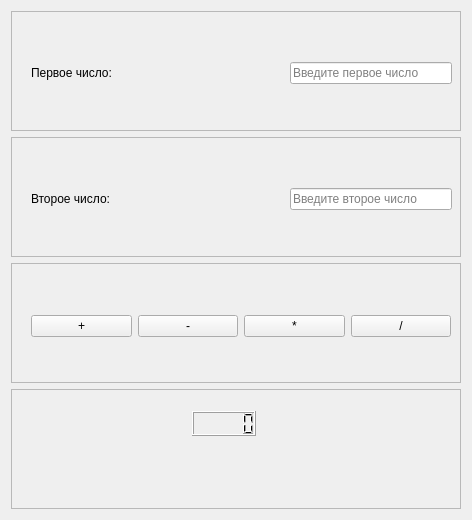
<?xml version="1.0" encoding="UTF-8"?>
<ui version="4.0">
 <class>Form</class>
 <widget class="QWidget" name="Form">
  <property name="geometry">
   <rect>
    <x>0</x>
    <y>0</y>
    <width>468</width>
    <height>516</height>
   </rect>
  </property>
  <property name="minimumSize">
   <size>
    <width>0</width>
    <height>0</height>
   </size>
  </property>
  <property name="maximumSize">
   <size>
    <width>468</width>
    <height>516</height>
   </size>
  </property>
  <property name="windowTitle">
   <string>Form</string>
  </property>
  <layout class="QVBoxLayout" name="verticalLayout">
   <item>
    <widget class="QFrame" name="frame">
     <property name="minimumSize">
      <size>
       <width>450</width>
       <height>120</height>
      </size>
     </property>
     <property name="maximumSize">
      <size>
       <width>16777215</width>
       <height>16777215</height>
      </size>
     </property>
     <property name="frameShape">
      <enum>QFrame::Shape::StyledPanel</enum>
     </property>
     <property name="frameShadow">
      <enum>QFrame::Shadow::Raised</enum>
     </property>
     <widget class="QWidget" name="">
      <property name="geometry">
       <rect>
        <x>20</x>
        <y>50</y>
        <width>421</width>
        <height>24</height>
       </rect>
      </property>
      <layout class="QHBoxLayout" name="horizontalLayout">
       <item>
        <widget class="QLabel" name="label">
         <property name="minimumSize">
          <size>
           <width>90</width>
           <height>0</height>
          </size>
         </property>
         <property name="text">
          <string>Первое число:</string>
         </property>
        </widget>
       </item>
       <item>
        <spacer name="horizontalSpacer">
         <property name="orientation">
          <enum>Qt::Orientation::Horizontal</enum>
         </property>
         <property name="sizeHint" stdset="0">
          <size>
           <width>40</width>
           <height>20</height>
          </size>
         </property>
        </spacer>
       </item>
       <item>
        <widget class="QLineEdit" name="lineEdit">
         <property name="placeholderText">
          <string>Введите первое число</string>
         </property>
        </widget>
       </item>
      </layout>
     </widget>
    </widget>
   </item>
   <item>
    <widget class="QFrame" name="frame_2">
     <property name="minimumSize">
      <size>
       <width>450</width>
       <height>120</height>
      </size>
     </property>
     <property name="maximumSize">
      <size>
       <width>16777215</width>
       <height>16777215</height>
      </size>
     </property>
     <property name="frameShape">
      <enum>QFrame::Shape::StyledPanel</enum>
     </property>
     <property name="frameShadow">
      <enum>QFrame::Shadow::Raised</enum>
     </property>
     <widget class="QWidget" name="layoutWidget">
      <property name="geometry">
       <rect>
        <x>20</x>
        <y>50</y>
        <width>421</width>
        <height>24</height>
       </rect>
      </property>
      <layout class="QHBoxLayout" name="horizontalLayout_2">
       <item>
        <widget class="QLabel" name="label_2">
         <property name="minimumSize">
          <size>
           <width>90</width>
           <height>0</height>
          </size>
         </property>
         <property name="text">
          <string>Второе число:</string>
         </property>
        </widget>
       </item>
       <item>
        <spacer name="horizontalSpacer_2">
         <property name="orientation">
          <enum>Qt::Orientation::Horizontal</enum>
         </property>
         <property name="sizeHint" stdset="0">
          <size>
           <width>40</width>
           <height>20</height>
          </size>
         </property>
        </spacer>
       </item>
       <item>
        <widget class="QLineEdit" name="lineEdit_2">
         <property name="placeholderText">
          <string>Введите второе число</string>
         </property>
        </widget>
       </item>
      </layout>
     </widget>
    </widget>
   </item>
   <item>
    <widget class="QFrame" name="frame_3">
     <property name="minimumSize">
      <size>
       <width>450</width>
       <height>120</height>
      </size>
     </property>
     <property name="maximumSize">
      <size>
       <width>16777215</width>
       <height>16777215</height>
      </size>
     </property>
     <property name="frameShape">
      <enum>QFrame::Shape::StyledPanel</enum>
     </property>
     <property name="frameShadow">
      <enum>QFrame::Shadow::Raised</enum>
     </property>
     <widget class="QWidget" name="">
      <property name="geometry">
       <rect>
        <x>20</x>
        <y>50</y>
        <width>420</width>
        <height>26</height>
       </rect>
      </property>
      <layout class="QHBoxLayout" name="horizontalLayout_3">
       <item>
        <widget class="QPushButton" name="pushButton">
         <property name="minimumSize">
          <size>
           <width>100</width>
           <height>20</height>
          </size>
         </property>
         <property name="text">
          <string>+</string>
         </property>
        </widget>
       </item>
       <item>
        <widget class="QPushButton" name="pushButton_2">
         <property name="minimumSize">
          <size>
           <width>100</width>
           <height>20</height>
          </size>
         </property>
         <property name="text">
          <string>-</string>
         </property>
        </widget>
       </item>
       <item>
        <widget class="QPushButton" name="pushButton_3">
         <property name="minimumSize">
          <size>
           <width>100</width>
           <height>20</height>
          </size>
         </property>
         <property name="text">
          <string>*</string>
         </property>
        </widget>
       </item>
       <item>
        <widget class="QPushButton" name="pushButton_4">
         <property name="minimumSize">
          <size>
           <width>100</width>
           <height>20</height>
          </size>
         </property>
         <property name="text">
          <string>/</string>
         </property>
        </widget>
       </item>
      </layout>
     </widget>
    </widget>
   </item>
   <item>
    <widget class="QFrame" name="frame_4">
     <property name="minimumSize">
      <size>
       <width>450</width>
       <height>120</height>
      </size>
     </property>
     <property name="maximumSize">
      <size>
       <width>16777215</width>
       <height>16777215</height>
      </size>
     </property>
     <property name="frameShape">
      <enum>QFrame::Shape::StyledPanel</enum>
     </property>
     <property name="frameShadow">
      <enum>QFrame::Shadow::Raised</enum>
     </property>
     <widget class="QWidget" name="">
      <property name="geometry">
       <rect>
        <x>12</x>
        <y>22</y>
        <width>421</width>
        <height>25</height>
       </rect>
      </property>
      <layout class="QHBoxLayout" name="horizontalLayout_4">
       <item>
        <spacer name="horizontalSpacer_3">
         <property name="orientation">
          <enum>Qt::Orientation::Horizontal</enum>
         </property>
         <property name="sizeHint" stdset="0">
          <size>
           <width>78</width>
           <height>20</height>
          </size>
         </property>
        </spacer>
       </item>
       <item>
        <widget class="QLCDNumber" name="lcdNumber"/>
       </item>
       <item>
        <spacer name="horizontalSpacer_4">
         <property name="orientation">
          <enum>Qt::Orientation::Horizontal</enum>
         </property>
         <property name="sizeHint" stdset="0">
          <size>
           <width>188</width>
           <height>20</height>
          </size>
         </property>
        </spacer>
       </item>
      </layout>
     </widget>
    </widget>
   </item>
  </layout>
 </widget>
 <resources/>
 <connections/>
</ui>
